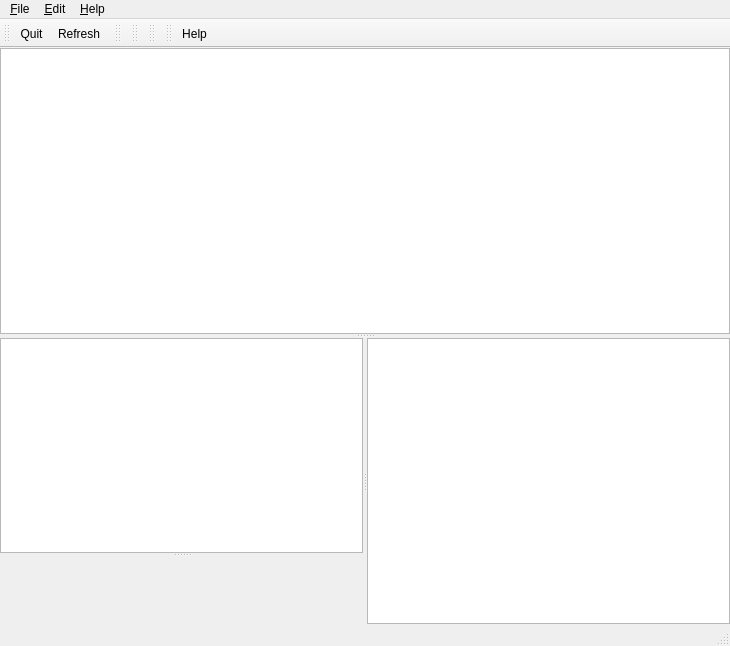
<ui version="4.0" >
 <class>MainWindow</class>
 <widget class="QMainWindow" name="MainWindow" >
  <property name="geometry" >
   <rect>
    <x>0</x>
    <y>0</y>
    <width>730</width>
    <height>646</height>
   </rect>
  </property>
  <property name="windowTitle" >
   <string>MainWindow</string>
  </property>
  <widget class="QWidget" name="centralwidget" >
   <property name="geometry" >
    <rect>
     <x>0</x>
     <y>63</y>
     <width>730</width>
     <height>560</height>
    </rect>
   </property>
   <layout class="QVBoxLayout" name="verticalLayout_3" >
    <property name="spacing" >
     <number>0</number>
    </property>
    <property name="margin" >
     <number>0</number>
    </property>
    <item>
     <widget class="QSplitter" name="splitter_3" >
      <property name="orientation" >
       <enum>Qt::Vertical</enum>
      </property>
      <widget class="HgRepoView" name="tableView_revisions" >
       <property name="frameShape" >
        <enum>QFrame::StyledPanel</enum>
       </property>
      </widget>
      <widget class="QFrame" name="frame_maincontent" >
       <property name="sizePolicy" >
        <sizepolicy vsizetype="Expanding" hsizetype="Preferred" >
         <horstretch>0</horstretch>
         <verstretch>0</verstretch>
        </sizepolicy>
       </property>
       <property name="frameShape" >
        <enum>QFrame::NoFrame</enum>
       </property>
       <property name="frameShadow" >
        <enum>QFrame::Plain</enum>
       </property>
       <layout class="QVBoxLayout" name="verticalLayout" >
        <property name="margin" >
         <number>0</number>
        </property>
        <item>
         <widget class="QSplitter" name="splitter_2" >
          <property name="orientation" >
           <enum>Qt::Horizontal</enum>
          </property>
          <widget class="QSplitter" name="splitter" >
           <property name="orientation" >
            <enum>Qt::Vertical</enum>
           </property>
           <widget class="RevDisplay" name="textview_header" >
            <property name="sizePolicy" >
             <sizepolicy vsizetype="Preferred" hsizetype="Expanding" >
              <horstretch>0</horstretch>
              <verstretch>1</verstretch>
             </sizepolicy>
            </property>
           </widget>
           <widget class="HgFileView" native="1" name="textview_status" >
            <property name="sizePolicy" >
             <sizepolicy vsizetype="Expanding" hsizetype="Expanding" >
              <horstretch>0</horstretch>
              <verstretch>2</verstretch>
             </sizepolicy>
            </property>
           </widget>
          </widget>
          <widget class="HgFileListView" name="tableView_filelist" />
         </widget>
        </item>
       </layout>
      </widget>
     </widget>
    </item>
   </layout>
  </widget>
  <widget class="QMenuBar" name="menubar" >
   <property name="geometry" >
    <rect>
     <x>0</x>
     <y>0</y>
     <width>730</width>
     <height>30</height>
    </rect>
   </property>
   <widget class="QMenu" name="menuFile" >
    <property name="title" >
     <string>&amp;File</string>
    </property>
    <addaction name="actionOpen_repository" />
    <addaction name="actionRefresh" />
    <addaction name="separator" />
    <addaction name="actionQuit" />
   </widget>
   <widget class="QMenu" name="menuHelp" >
    <property name="title" >
     <string>&amp;Help</string>
    </property>
    <addaction name="actionAbout" />
    <addaction name="actionHelp" />
   </widget>
   <widget class="QMenu" name="menu_Edit" >
    <property name="title" >
     <string>&amp;Edit</string>
    </property>
   </widget>
   <addaction name="menuFile" />
   <addaction name="menu_Edit" />
   <addaction name="menuHelp" />
  </widget>
  <widget class="QStatusBar" name="statusbar" >
   <property name="geometry" >
    <rect>
     <x>0</x>
     <y>623</y>
     <width>730</width>
     <height>23</height>
    </rect>
   </property>
  </widget>
  <widget class="QToolBar" name="toolBar_file" >
   <property name="geometry" >
    <rect>
     <x>0</x>
     <y>30</y>
     <width>114</width>
     <height>33</height>
    </rect>
   </property>
   <property name="windowTitle" >
    <string>toolBar</string>
   </property>
   <attribute name="toolBarArea" >
    <enum>TopToolBarArea</enum>
   </attribute>
   <attribute name="toolBarBreak" >
    <bool>false</bool>
   </attribute>
   <addaction name="actionQuit" />
   <addaction name="actionRefresh" />
  </widget>
  <widget class="QToolBar" name="toolBar_edit" >
   <property name="enabled" >
    <bool>true</bool>
   </property>
   <property name="geometry" >
    <rect>
     <x>114</x>
     <y>30</y>
     <width>15</width>
     <height>33</height>
    </rect>
   </property>
   <property name="windowTitle" >
    <string>toolBar</string>
   </property>
   <attribute name="toolBarArea" >
    <enum>TopToolBarArea</enum>
   </attribute>
   <attribute name="toolBarBreak" >
    <bool>false</bool>
   </attribute>
  </widget>
  <widget class="QToolBar" name="toolBar_treefilters" >
   <property name="enabled" >
    <bool>true</bool>
   </property>
   <property name="geometry" >
    <rect>
     <x>129</x>
     <y>30</y>
     <width>15</width>
     <height>33</height>
    </rect>
   </property>
   <property name="windowTitle" >
    <string>toolBar_2</string>
   </property>
   <attribute name="toolBarArea" >
    <enum>TopToolBarArea</enum>
   </attribute>
   <attribute name="toolBarBreak" >
    <bool>false</bool>
   </attribute>
  </widget>
  <widget class="QToolBar" name="toolBar_diff" >
   <property name="geometry" >
    <rect>
     <x>144</x>
     <y>30</y>
     <width>15</width>
     <height>33</height>
    </rect>
   </property>
   <property name="windowTitle" >
    <string>toolBar</string>
   </property>
   <attribute name="toolBarArea" >
    <enum>TopToolBarArea</enum>
   </attribute>
   <attribute name="toolBarBreak" >
    <bool>false</bool>
   </attribute>
  </widget>
  <widget class="QToolBar" name="toolBar_help" >
   <property name="geometry" >
    <rect>
     <x>159</x>
     <y>30</y>
     <width>571</width>
     <height>33</height>
    </rect>
   </property>
   <property name="windowTitle" >
    <string>toolBar</string>
   </property>
   <attribute name="toolBarArea" >
    <enum>TopToolBarArea</enum>
   </attribute>
   <attribute name="toolBarBreak" >
    <bool>false</bool>
   </attribute>
   <addaction name="actionHelp" />
  </widget>
  <action name="actionOpen_repository" >
   <property name="text" >
    <string>&amp;Open repository</string>
   </property>
   <property name="shortcut" >
    <string>Ctrl+O</string>
   </property>
  </action>
  <action name="actionRefresh" >
   <property name="text" >
    <string>&amp;Refresh</string>
   </property>
   <property name="shortcut" >
    <string>Ctrl+R</string>
   </property>
  </action>
  <action name="actionQuit" >
   <property name="text" >
    <string>&amp;Quit</string>
   </property>
   <property name="toolTip" >
    <string>Quit</string>
   </property>
   <property name="shortcut" >
    <string>Ctrl+Q</string>
   </property>
  </action>
  <action name="actionAbout" >
   <property name="text" >
    <string>About</string>
   </property>
  </action>
  <action name="actionDisplayAllBranches" >
   <property name="text" >
    <string>displayAllBranches</string>
   </property>
  </action>
  <action name="actionHelp" >
   <property name="text" >
    <string>Help</string>
   </property>
  </action>
 </widget>
 <customwidgets>
  <customwidget>
   <class>HgRepoView</class>
   <extends>QTableView</extends>
   <header>hgrepoview.h</header>
  </customwidget>
  <customwidget>
   <class>RevDisplay</class>
   <extends>QTextBrowser</extends>
   <header>hgrepoview.h</header>
  </customwidget>
  <customwidget>
   <class>HgFileListView</class>
   <extends>QTableView</extends>
   <header>hgfileview.h</header>
  </customwidget>
  <customwidget>
   <class>HgFileView</class>
   <extends>QWidget</extends>
   <header>hgfileview.h</header>
   <container>1</container>
  </customwidget>
 </customwidgets>
 <resources>
  <include location="hgqv.qrc" />
 </resources>
 <connections/>
</ui>
